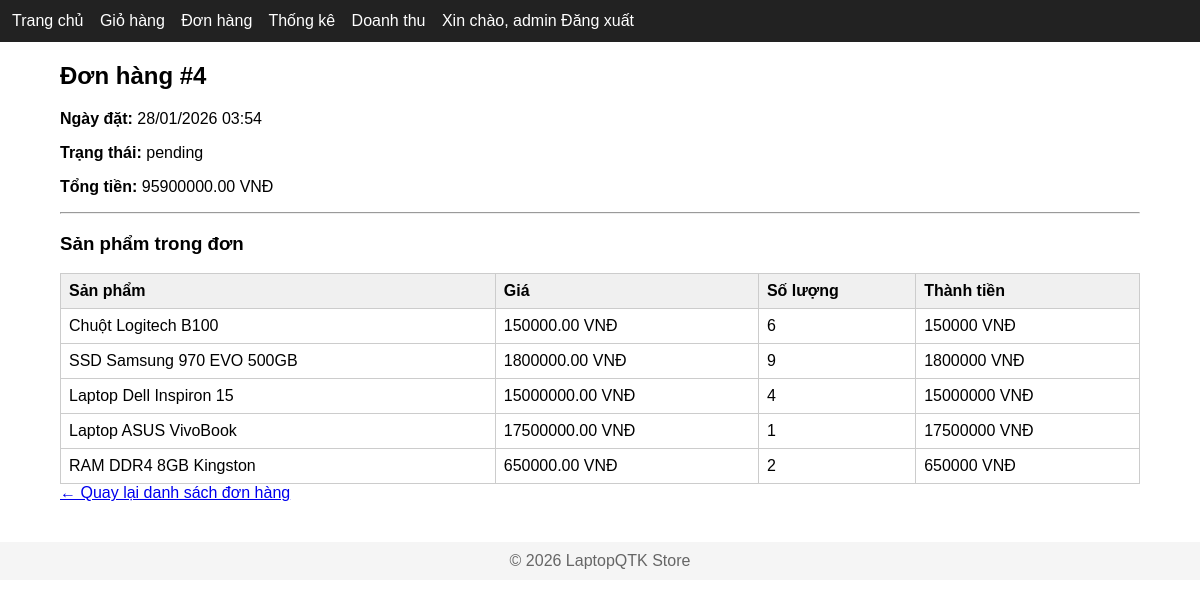
/my-orders/4/ (signed in), run on the app's committed database.
### orders/models.py (models this page shows, shortened)
class Order(models.Model):
    STATUS_PENDING = 'pending'
    STATUS_APPROVED = 'approved'
    STATUS_REJECTED = 'rejected'
    STATUS_CHOICES = [
        (STATUS_PENDING, 'Pending'),
        (STATUS_APPROVED, 'Approved'),
        (STATUS_REJECTED, 'Rejected'),
    ]
    user = models.ForeignKey(User, on_delete=models.CASCADE, related_name='orders')
    total_price = models.DecimalField(max_digits=12, decimal_places=2, default=0)
    status = models.CharField(max_length=20, choices=STATUS_CHOICES, default=STATUS_PENDING)
    created_at = models.DateTimeField(auto_now_add=True)
    stock_deducted = models.BooleanField(default=False)
    class Meta:
        ordering = ['-created_at']

class OrderItem(models.Model):
    order = models.ForeignKey(Order, on_delete=models.CASCADE, related_name='items')
    product = models.ForeignKey(Product, on_delete=models.CASCADE)
    quantity = models.PositiveIntegerField(default=1)
    price = models.DecimalField(max_digits=12, decimal_places=2)

### catalog/models.py (models this page shows, shortened)
class Product(models.Model):
    category = models.ForeignKey(
        Category,
        on_delete=models.CASCADE,
        related_name='products' #category.products.all()
    )
    name = models.CharField(max_length=200)
    price = models.DecimalField(max_digits=12, decimal_places=2)
    stock = models.PositiveIntegerField(default=0)      #không âm
    description = models.TextField(blank=True)
    image = models.ImageField(upload_to='products/', blank=True, null=True) #ảnh sản phẩm
    is_active = models.BooleanField(default=True)
    created_at = models.DateTimeField(auto_now_add=True)
    class Meta:
        ordering = ['-created_at']

### catalog/views.py (the view)
# urls.py: path('my-orders/<int:order_id>/', views.order_detail, name='order_detail'),
@login_required
def order_detail(request, order_id):
    order = get_object_or_404(
        Order,
        id=order_id,
        user=request.user
    )
    context = {
        'order': order,
        'items': order.items.all()
    }
    return render(request, 'order_detail.html', context)

### templates/order_detail.html (shortened to what this page needs)
{% extends 'base.html' %}
{% block content %}
<h2>Đơn hàng #{{ order.id }}</h2>
<p><strong>Ngày đặt:</strong> {{ order.created_at|date:"d/m/Y H:i" }}</p>
<p><strong>Trạng thái:</strong> {{ order.status }}</p>
<p><strong>Tổng tiền:</strong> {{ order.total_price }} VNĐ</p>
<hr>
<h3>Sản phẩm trong đơn</h3>
<table border="1" cellpadding="10">
    <thead>
        <tr>
            <th>Sản phẩm</th>
            <th>Giá</th>
            <th>Số lượng</th>
            <th>Thành tiền</th>
        </tr>
    </thead>
    <tbody>
        {% for item in items %}
            <tr>
                <td>{{ item.product.name }}</td>
                <td>{{ item.price }} VNĐ</td>
                <td>{{ item.quantity }}</td>
                <td>{{ item.price|floatformat:0|add:""|floatformat }} VNĐ</td>
            </tr>
        {% endfor %}
    </tbody>
</table>
<a href="{% url 'my_orders' %}">← Quay lại danh sách đơn hàng</a>
{% endblock %}

### templates/base.html (shortened to what this page needs)
{% load static %}
<!DOCTYPE html>
<html>
<head>
    <link rel="stylesheet" href="{% static 'css/style.css' %}">
</head>
<body>
<header>
    <a href="{% url 'home' %}">Trang chủ</a>
    <a href="{% url 'cart_detail' %}">Giỏ hàng</a>
    {% if user.is_authenticated %}
        <a href="{% url 'my_orders' %}">Đơn hàng</a>
        {% if user.is_staff %}
            <a href="{% url 'order_statistics' %}">Thống kê</a>
            <a href="{% url 'revenue_statistics' %}">Doanh thu</a>
        {% endif %}
        <span>Xin chào, {{ user.username }}</span>
        <a href="{% url 'logout' %}">Đăng xuất</a>
    {% else %}
        <a href="{% url 'login' %}">Đăng nhập</a>
    {% endif %}
</header>
<div class="container">
    {% block content %}{% endblock %}
</div>
<footer>
    © 2026 LaptopQTK Store
</footer>
</body>
</html>

### static/css/style.css (style rules this page uses)
body { font-family: Arial, sans-serif; margin: 0; padding: 0; }
header { background: #222; color: white; padding: 12px; }
header a { color: white; margin-right: 12px; text-decoration: none; }
.container { width: 90%; margin: 20px auto; }
table { width: 100%; border-collapse: collapse; }
table th { background: #f0f0f0; }
table th, table td { border: 1px solid #ccc; padding: 8px; text-align: left; }
footer { margin-top: 40px; padding: 10px; background: #f5f5f5; text-align: center; color: #666; }

### data on the page
Order: id "4", created_at "28/01/2026 03:54", status "pending", total_price "95900000.00"
OrderItem: product.name "Chuột Logitech B100", price "150000.00", quantity "6", price|add "150000"
OrderItem: product.name "SSD Samsung 970 EVO 500GB", price "1800000.00", quantity "9", price|add "1800000"
OrderItem: product.name "Laptop Dell Inspiron 15", price "15000000.00", quantity "4", price|add "15000000"
OrderItem: product.name "Laptop ASUS VivoBook", price "17500000.00", quantity "1", price|add "17500000"
OrderItem: product.name "RAM DDR4 8GB Kingston", price "650000.00", quantity "2", price|add "650000"

### other printed values
{{ user.username }} "admin"
